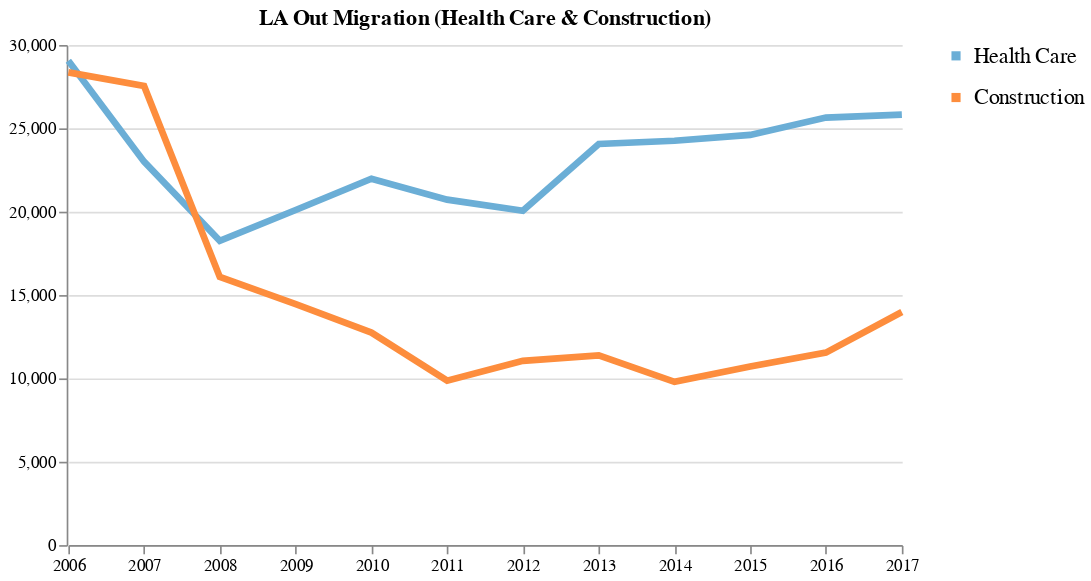

The notebook cell saved with this chart:
### Code cell
base.mark_line(strokeWidth=4)

### Figure 1 — Vega-Lite specification as saved in the notebook (floating-point values rounded to 4 significant figures)
{"$schema": "https://vega.github.io/schema/vega-lite/v2.6.0.json", "config": {"legend": {"labelFontSize": 13, "symbolSize": 30, "symbolStrokeWidth": 5.5}, "view": {"height": 300, "strokeWidth": 0, "width": 400}}, "data": {"name": "data-de121e5789fcadecbdcbbe6aab36c2b3"}, "datasets": {"data-de121e5789fcadecbdcbbe6aab36c2b3": [{"Count": 29059, "Industry": "Health Care", "Year": "2006-01-01T00:00:00"}, {"Count": 28360, "Industry": "Construction", "Year": "2006-01-01T00:00:00"}, {"Count": 23002, "Industry": "Health Care", "Year": "2007-01-01T00:00:00"}, {"Count": 27538, "Industry": "Construction", "Year": "2007-01-01T00:00:00"}, {"Count": 18253, "Industry": "Health Care", "Year": "2008-01-01T00:00:00"}, {"Count": 16088, "Industry": "Construction", "Year": "2008-01-01T00:00:00"}, {"Count": 20101, "Industry": "Health Care", "Year": "2009-01-01T00:00:00"}, {"Count": 14451, "Industry": "Construction", "Year": "2009-01-01T00:00:00"}, {"Count": 21976, "Industry": "Health Care", "Year": "2010-01-01T00:00:00"}, {"Count": 12747, "Industry": "Construction", "Year": "2010-01-01T00:00:00"}, {"Count": 20723, "Industry": "Health Care", "Year": "2011-01-01T00:00:00"}, {"Count": 9865, "Industry": "Construction", "Year": "2011-01-01T00:00:00"}, {"Count": 20058, "Industry": "Health Care", "Year": "2012-01-01T00:00:00"}, {"Count": 11052, "Industry": "Construction", "Year": "2012-01-01T00:00:00"}, {"Count": 24066, "Industry": "Health Care", "Year": "2013-01-01T00:00:00"}, {"Count": 11386, "Industry": "Construction", "Year": "2013-01-01T00:00:00"}, {"Count": 24254, "Industry": "Health Care", "Year": "2014-01-01T00:00:00"}, {"Count": 9792, "Industry": "Construction", "Year": "2014-01-01T00:00:00"}, {"Count": 24608, "Industry": "Health Care", "Year": "2015-01-01T00:00:00"}, {"Count": 10710, "Industry": "Construction", "Year": "2015-01-01T00:00:00"}, {"Count": 25644, "Industry": "Health Care", "Year": "2016-01-01T00:00:00"}, {"Count": 11548, "Industry": "Construction", "Year": "2016-01-01T00:00:00"}, {"Count": 25826, "Industry": "Health Care", "Year": "2017-01-01T00:00:00"}, {"Count": 13980, "Industry": "Construction", "Year": "2017-01-01T00:00:00"}]}, "encoding": {"color": {"field": "Industry", "scale": {"domain": ["Health Care", "Construction"], "range": ["#6baed6", "#fd8d3d"]}, "title": null, "type": "nominal"}, "x": {"axis": {"grid": false, "labelFlush": false}, "field": "Year", "title": null, "type": "temporal"}, "y": {"axis": {"offset": 1}, "field": "Count", "stack": null, "title": null, "type": "quantitative"}}, "mark": {"strokeWidth": 4, "type": "line"}, "title": "LA Out Migration (Health Care & Construction)                ", "width": 500}
